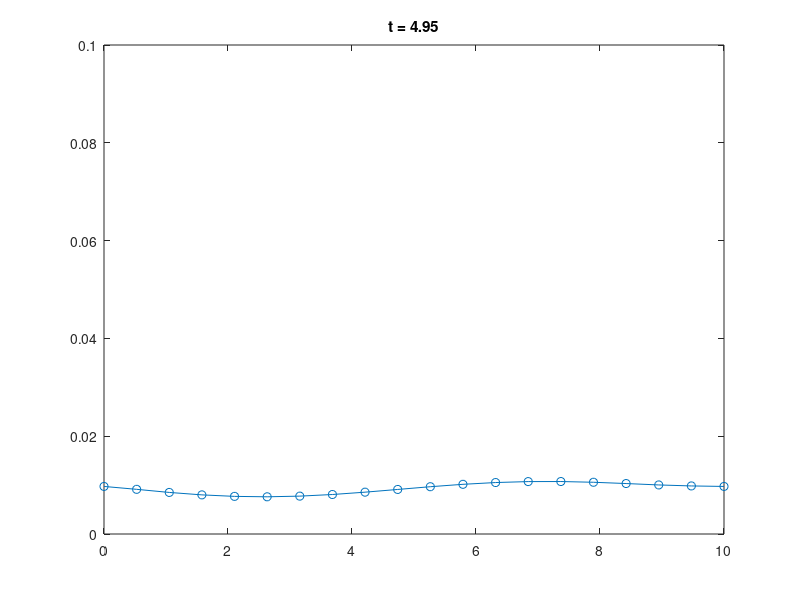

This figure's MATLAB source:
% Rejurhf
% 3.12.2018

% Diffusion-Advection
clear;

%% Solving a PDE
% Equation
% Ct = -uCx + KCxx + qC

%% Domain
% Space
Lx = 10;
dx = 0.5; % Every 0.5m
nx = fix(Lx/dx);
x = linspace(0, Lx, nx);
v = 1; % velocity

% Time
T = 5; % 5s

CFL = 0.15;
dt = CFL*dx/v;
nt = fix(T/dt);

%% Field Arrays
% Variables
C = zeros(nx, 1);

% Parameters
u = zeros(nx, 1); % Velocity
K = zeros(nx, 1); % Diffusion factor

%% Initial Conditions
t = 0;
C(:) = 0;
u(:) = 1;
K(:) = 1;

%% Time stepping Loop
for n=1:nt
    % Boundary Conditions
    C(end) = C(end-1);
    % Optional,if period add this
    C(1) = C(end);
    
    % Source
    if n==1
        C(1) = 1;
%     else
%         % if period delete this
%         C(1) = 0;
    end
    
    % Solution
    t = t + dt;
    Cn = C;
    for i=2:nx-1
        % Advection term
        A = u(i) * (Cn(i) - Cn(i-1))/dx;
        % Diffusion term
        D = K(i) * (Cn(i+1) - 2*Cn(i) + Cn(i-1))/dx^2;
        % Euler's Method
        C(i) = Cn(i) + dt*(-A + D);
    end
    
        
    % Check coverage
    
    % Visualize at selected steps
    clf;
    plot(x, C, '-o');
    title(sprintf('t = %.2f', t));
    axis([0 Lx 0 0.1]);
    shg; pause(0.05);
end